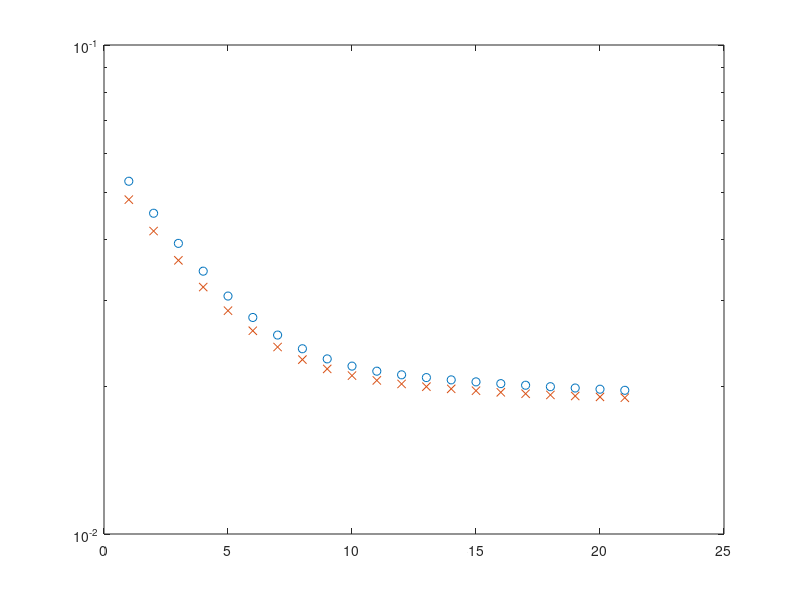

Recreate this plot in MATLAB.
clc;
clearvars;
close all;
SNR_set = 10 : 1 : 30; % SNR
N_snapshot = 2; % Number of snapshots for each discrete bin
N_x = 2; % Number of antennas in the x-direction
N_y = 2; % Number of antennas in the y-direction
N = N_x * N_y; % Number of antennas
DFT_x_real = exp(-1i / N_x * 2 * pi * (0 : N_x - 1).' * (0 : N_x - 1));
DFT_y_real = exp(-1i / N_y * 2 * pi * (0 : N_y - 1).' * (0 : N_y - 1));
DFT = kron(DFT_y_real, DFT_x_real); % Generation of the 2D-DFT matrix
for n_SNR = 1 : length(SNR_set)
    tic
    noise_var = 1 / 10 ^ (SNR_set(n_SNR) / 10); % noise variance
    rng(1);
    for n_MonteCarlo = 1 : 1000
        psi_x = 1.4 * rand - 0.7; % Elesctrical angle \psi_x in the x direction
        psi_y = 1.4 * rand - 0.7; % Elesctrical angle \psi_y in the y direction
        SV_x = exp(1i * pi * (0 : N_x - 1).' * psi_x);
        SV_y = exp(1i * pi * (0 : N_y - 1).' * psi_y);
        SV = kron(SV_y, SV_x); % Calculate the steering vector
        for ii = 1 : N_snapshot
            for jj = 1 : N_snapshot
                text_x = (ii - 1) / N_snapshot;
                text_y = (jj - 1) / N_snapshot;
                offset_x = exp(-1i / N_x * 2 * pi * (0 : N_x - 1).' * text_x);
                offset_y = exp(-1i / N_y * 2 * pi * (0 : N_y - 1).' * text_y);
                offset = kron(offset_y, offset_x); % Transmission coefficients of the input layer
                output = DFT * diag(offset) * SV; % Output of the angle spectrum
                spectrum_coarse = reshape(output, N_x, N_y); % Coarse-resolution spectrum in the ii-th slot of the jj-th block
                Spectrum(ii : N_snapshot : N_snapshot * N_x, jj : N_snapshot : N_snapshot * N_y) = spectrum_coarse;
            end
        end
        Spectrum_peak = max(max(abs(Spectrum))); % Spectrum peak
        [row_peak, column_peak] = find(abs(Spectrum) == Spectrum_peak); % Corresponding index
        for ii = 1 : N * N_snapshot * N_snapshot
            index_x_ii = mod(ii - 1, N_x * N_snapshot) + 1;
            index_y_ii = ceil(ii / N_x / N_snapshot);
            if ii == (column_peak - 1) * N_x * N_snapshot + row_peak
                p = 1;
            else
                x1 = 2 * abs(real(Spectrum(index_x_ii, index_y_ii))) ^ 2 / noise_var;
                x2 = 2 * abs(imag(Spectrum(index_x_ii, index_y_ii))) ^ 2 / noise_var;
                x3 = 2 * abs(real(Spectrum(row_peak, column_peak))) ^ 2 / noise_var;
                x4 = 2 * abs(imag(Spectrum(row_peak, column_peak))) ^ 2 / noise_var;
                a = 1 * (1 + x1) + 1 * (1 + x2) - 1 * (1 + x3) - 1 * (1 + x4);
                b = 1 ^ 2 * (1 + x1 * 2) + 1 ^ 2 * (1 + x2 * 2) + 1 ^ 2 * (1 + x3 * 2) + 1 ^ 2 * (1 + x4 * 2);
                c = 1 ^ 3 * (1 + x1 * 3) + 1 ^ 3 * (1 + x2 * 3) - 1 ^ 3 * (1 + x3 * 3) - 1 ^ 3 * (1 + x4 * 3);
                if c == 0
                    p = 1;
                else
                    h = b ^ 3 / c ^ 2; % Eq. (38)
                    y = - a * sqrt(h / b) + h; % Eq. (39)
                    p = qfunc(((y / h) ^ (1/3) - 1 + 2 / 9 / h) / sqrt( 2 / 9 / h));
                end
            end
            Prob(ii) = p;
            psi_x_est(ii) = mod(((index_x_ii - 1) / N_snapshot / N_x) * 2 + 1, 2) - 1; % Estimated elesctrical angle \psi_x in the x direction
            psi_y_est(ii) = mod(((index_y_ii - 1) / N_snapshot / N_y) * 2 + 1, 2) - 1; % Estimated elesctrical angle \psi_y in the y direction
            error_x(ii) = (psi_x_est(ii) - psi_x) ^ 2 * Prob(ii); % Eq. (36)
            error_y(ii) = (psi_y_est(ii) - psi_y) ^ 2 * Prob(ii); % Eq. (37)
        end
        mse_x_theo_cache(n_MonteCarlo) = sum(error_x);
        mse_y_theo_cache(n_MonteCarlo) = sum(error_y);
    end
    mse_x_theo(n_SNR) = mean(mse_x_theo_cache);
    mse_y_theo(n_SNR) = mean(mse_y_theo_cache);
    toc
end
figure;
semilogy(mse_x_theo, 'o');
hold on
semilogy(mse_y_theo, 'x');
mse_x_2_theo = mse_x_theo;
save mse_x_2_theo mse_x_2_theo
mse_y_2_theo = mse_x_theo;
save mse_y_2_theo mse_y_2_theo